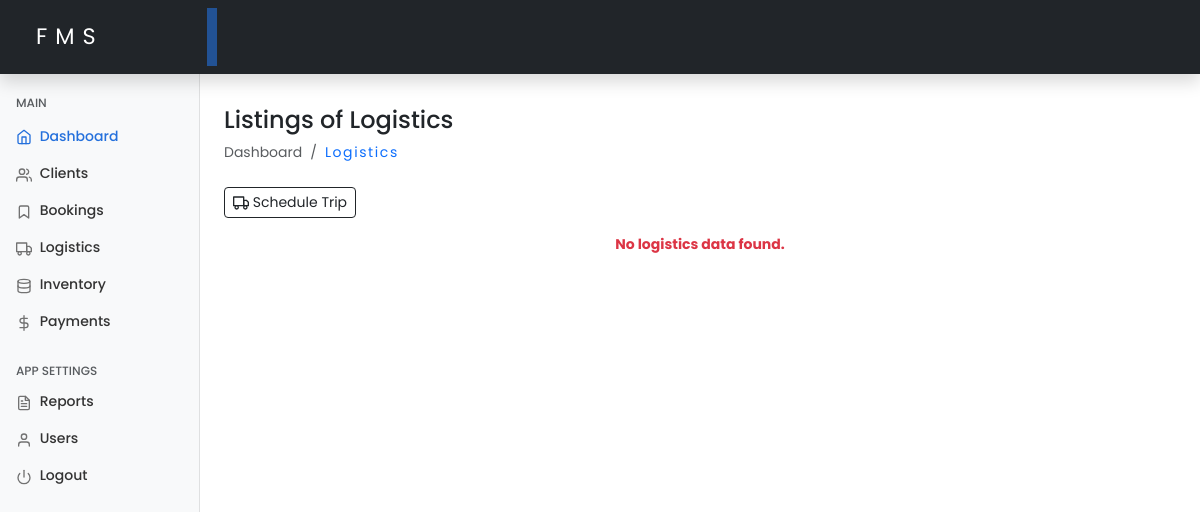
Page /logistics.php?status=invalid (signed in) on the earlier database version.
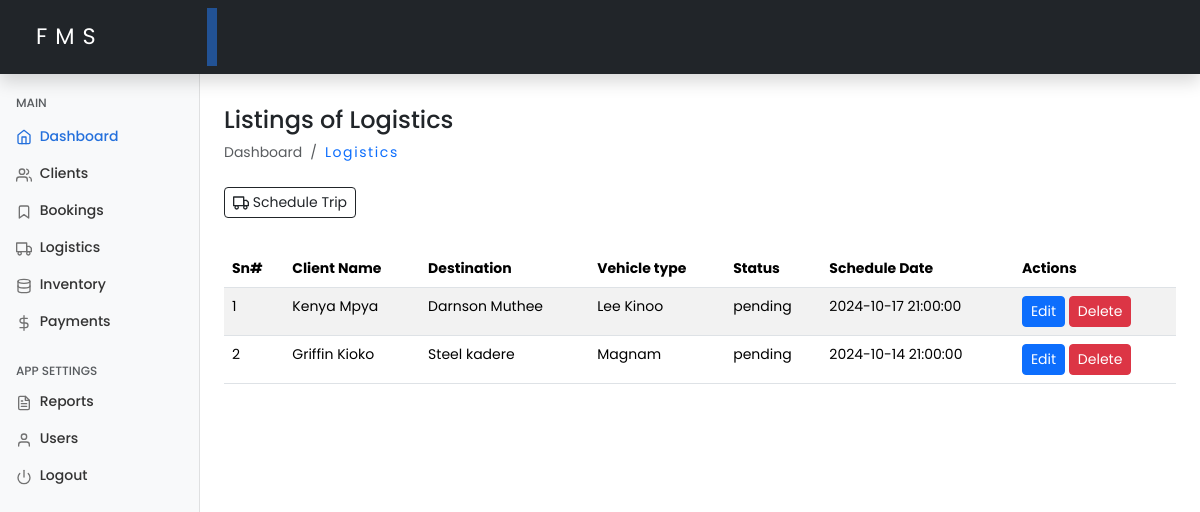
Same page on the later database version.
### tables this page shows
CREATE TABLE `logistics` (
  `id` int(11) NOT NULL,
  `client_id` int(11) NOT NULL,
  `vehicle` varchar(50) DEFAULT NULL,
  `driver_name` varchar(50) DEFAULT NULL,
  `pickup_date` timestamp NOT NULL DEFAULT current_timestamp() ON UPDATE current_timestamp(),
  `destination` varchar(255) DEFAULT NULL,
  `pickup_location` varchar(100) NOT NULL,
  `status` enum('pending','completed') DEFAULT 'pending',
  `created_at` timestamp NOT NULL DEFAULT current_timestamp(),
  `updated_at` timestamp NOT NULL DEFAULT current_timestamp() ON UPDATE current_timestamp()
);

CREATE TABLE `clients` (
  `id` int(11) NOT NULL,
  `full_name` varchar(100) NOT NULL,
  `email` varchar(100) DEFAULT NULL,
  `phone` varchar(15) DEFAULT NULL,
  `address` varchar(255) DEFAULT NULL,
  `created_at` timestamp NOT NULL DEFAULT current_timestamp(),
  `updated_at` timestamp NOT NULL DEFAULT current_timestamp() ON UPDATE current_timestamp()
);

### includes/functions.php (called while the page is built, shortened)
<?php
function getLogisticsData($conn) {
    $logisticsData = [];
    $query = "SELECT l.id, l.vehicle, l.driver_name, l.pickup_date, l.destination, l.status,
                     l.pickup_location, c.full_name AS client_name, l.created_at, l.updated_at
              FROM logistics l
              JOIN clients c ON l.client_id = c.id
              ORDER BY l.created_at DESC";
    $result = $conn->query($query);
    if ($result && $result->num_rows > 0) {
        while ($row = $result->fetch_assoc()) {
            $logisticsData[] = $row;
        }
    }
    return $logisticsData;
}

### logistics.php (the view, shortened to what this page needs)
<?php
include 'includes/functions.php';
$logistics = getLogisticsData($conn);
include './includes/header.php';
include './includes/sidebar.php';
?>
<main class="col-md-9 ms-sm-auto col-lg-10 px-md-4 mt-2">
    <h4 class="mt-4">Listings of Logistics</h4>
    <ol class="breadcrumb mb-2">
        <li class="breadcrumb-item active">Dashboard</li>
        <li class="breadcrumb-item">
            <a class="text-decoration-none hover-underline" href="./logistics.php">Logistics</a>
        </li>
    </ol>
    <div class="d-flex justify-content-start flex-wrap flex-md-nowrap align-items-center pt-3 pb-2 mb-2">
        <a href="scheduleLogistics.php" class="btn btn-sm btn-outline-dark d-flex align-items-center">
            <span data-feather="truck"></span>&nbsp;Schedule Trip
        </a>
    </div>
    <div class="table-responsive">
        <?php if (!empty($logistics)): ?>
            <table class="table table-striped table-hover mt-3" id="logisticsTable">
                <thead>
                    <tr>
                        <th>Sn#</th>
                        <th>Client Name</th>
                        <th>Destination</th>
                        <th>Vehicle type</th>
                        <th>Status</th>
                        <th>Schedule Date</th>
                        <th>Actions</th>
                    </tr>
                </thead>
                <tbody>
                    <?php foreach ($logistics as $index => $logistic): ?>
                        <tr>
                            <td><?php echo $index + 1; ?></td>
                            <td><?php echo htmlspecialchars($logistic['client_name']); ?></td>
                            <td><?php echo htmlspecialchars($logistic['destination']); ?></td>
                            <td><?php echo htmlspecialchars($logistic['vehicle']); ?></td>
                            <td><?php echo htmlspecialchars($logistic['status']); ?></td>
                            <td><?php echo htmlspecialchars($logistic['pickup_date']); ?></td>
                            <td>
                                <a href="editLogistic.php?id=<?php echo $logistic['id']; ?>" class="btn btn-sm btn-primary">Edit</a>
                                <a href="deleteLogistic.php?id=<?php echo $logistic['id']; ?>" class="btn btn-sm btn-danger" onclick="return confirm('Are you sure you want to delete this logistic record?');">Delete</a>
                            </td>
                        </tr>
                    <?php endforeach; ?>
                </tbody>
            </table>
        <?php else: ?>
            <p class="text-center text-danger">
                <strong>No logistics data found.</strong>
            </p>
        <?php endif; ?>
    </div>
</main>
<?php include './includes/footer.php'; ?>

Differences in the rows shown:
added logistics: client.full_name "Kenya Mpya", destination "Darnson Muthee", vehicle "Lee Kinoo", status "pending", pickup_date "2024-10-17 21:00:00"
added logistics: client.full_name "Griffin Kioko", destination "Steel kadere", vehicle "Magnam", status "pending", pickup_date "2024-10-14 21:00:00"
Other differences:
text no longer shown: "No logistics data found."
text now shown: "Sn# Client Name Destination Vehicle type Status Schedule Date Actions"
